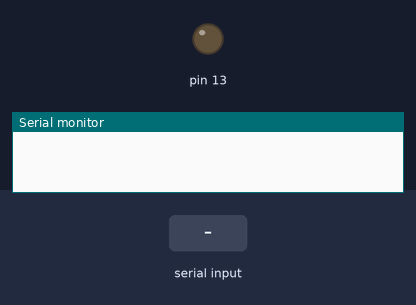
This sketch was run on a simulated Arduino Uno, built with avr-gcc and run on an emulated ATmega328P. On the bench: output pins drawn as LEDs (lit = HIGH), the last lines printed to the serial monitor. The inputs (shaded band) are chosen by the test bench.

Above: at 2.0 s.
2.1 s: "1" received over the second serial link
At 3.8 s:
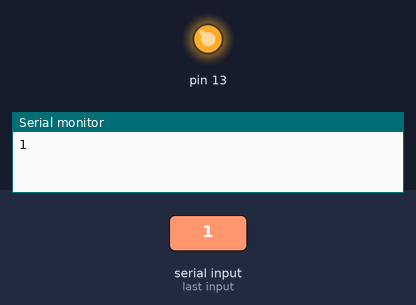
Timing chart, 0 to 5.3 s (numbered marks = the images above; inputs shaded):
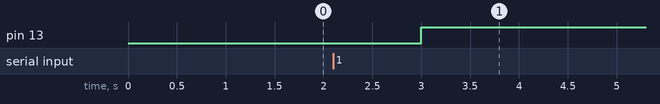

Measured:
- after the input at 2.1 s, pin 13: LOW → HIGH after 0.90 s

The sketch:

bluetooth_orignal_program.ino
```cpp
#include<SoftwareSerial.h>
SoftwareSerial mySerial(10,11);
void setup() {
  // put your setup code here, to run once:
Serial.begin(1200);
mySerial.begin(1200);
pinMode(13, OUTPUT);
}

void loop() {
  // put your main code here, to run repeatedly:
int y=0;
mySerial.write('y');
delay(1000);
y=1;
mySerial.write('y');
  if(mySerial.available()){
digitalWrite(13,y);
Serial.write(mySerial.read());
}
if(Serial.available())
{
  mySerial.write(Serial.read());
}
}
```
